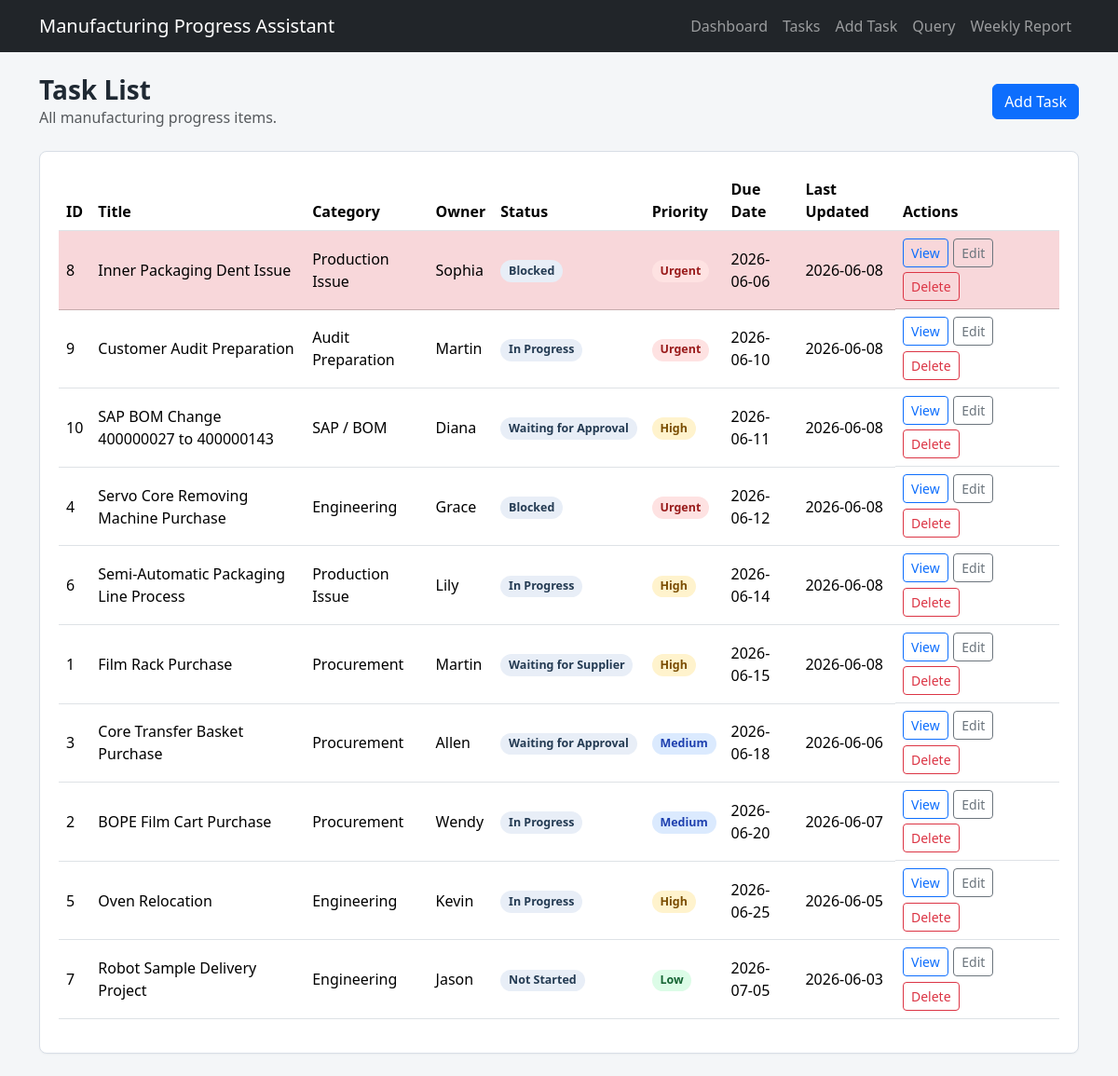
The page /tasks on the database its author committed.
### tables this page shows
CREATE TABLE tasks (
                id INTEGER PRIMARY KEY AUTOINCREMENT,
                title TEXT NOT NULL,
                category TEXT NOT NULL,
                owner TEXT NOT NULL,
                status TEXT NOT NULL,
                priority TEXT NOT NULL,
                progress_note TEXT NOT NULL,
                risk TEXT NOT NULL,
                due_date TEXT NOT NULL,
                last_updated TEXT NOT NULL
            );

### app.py (the view)
@app.route("/tasks")
def task_list():
    return render_template("task_list.html", tasks=fetch_all_tasks())

### app.py (called while the page is built)
def get_connection():
    connection = sqlite3.connect(DATABASE)
    connection.row_factory = sqlite3.Row
    return connection

def fetch_all_tasks():
    with get_connection() as connection:
        return connection.execute("SELECT * FROM tasks ORDER BY due_date ASC, id ASC").fetchall()

def is_overdue(task):
    return task["status"] not in ("Completed", "Cancelled") and task["due_date"] < date.today().isoformat()

@app.context_processor
def inject_options():
    return {
        "categories": CATEGORIES,
        "statuses": STATUSES,
        "priorities": PRIORITIES,
        "today": date.today().isoformat(),
        "is_overdue": is_overdue,
    }

### templates/task_list.html (shortened to what this page needs)
{% extends "base.html" %}
{% block content %}
<div class="page-header">
    <div>
        <h1>Task List</h1>
        <p class="text-muted mb-0">All manufacturing progress items.</p>
    </div>
    <a class="btn btn-primary" href="{{ url_for('add_task') }}">Add Task</a>
</div>
<section class="panel">
    <div class="table-responsive">
        <table class="table align-middle">
            <thead>
                <tr>
                    <th>ID</th>
                    <th>Title</th>
                    <th>Category</th>
                    <th>Owner</th>
                    <th>Status</th>
                    <th>Priority</th>
                    <th>Due Date</th>
                    <th>Last Updated</th>
                    <th>Actions</th>
                </tr>
            </thead>
            <tbody>
                {% for task in tasks %}
                    <tr class="{% if is_overdue(task) %}table-danger{% endif %}">
                        <td>{{ task.id }}</td>
                        <td>{{ task.title }}</td>
                        <td>{{ task.category }}</td>
                        <td>{{ task.owner }}</td>
                        <td><span class="status-pill">{{ task.status }}</span></td>
                        <td><span class="priority-pill priority-{{ task.priority|lower }}">{{ task.priority }}</span></td>
                        <td>{{ task.due_date }}</td>
                        <td>{{ task.last_updated }}</td>
                        <td class="action-cell">
                            <a class="btn btn-sm btn-outline-primary" href="{{ url_for('task_detail', task_id=task.id) }}">View</a>
                            <a class="btn btn-sm btn-outline-secondary" href="{{ url_for('edit_task', task_id=task.id) }}">Edit</a>
                            <form method="post" action="{{ url_for('delete_task', task_id=task.id) }}" onsubmit="return confirm('Delete this task?');">
                                <button class="btn btn-sm btn-outline-danger" type="submit">Delete</button>
                            </form>
                        </td>
                    </tr>
                {% endfor %}
            </tbody>
        </table>
    </div>
</section>
{% endblock %}

### static/style.css (style rules this page uses)
:root { --ink: #1f2933; --muted: #6b7280; --line: #d8dee6; --surface: #ffffff; --page: #f4f6f8; --primary: #1f6feb; --danger: #c2410c; --warning: #9a6700; --supplier: #0f766e; }
body { background: var(--page); color: var(--ink); }
a { text-decoration: none; }
.page-header { align-items: center; display: flex; gap: 1rem; justify-content: space-between; margin-bottom: 1.5rem; }
.page-header h1 { font-size: 1.75rem; font-weight: 700; margin: 0; }
.panel, .metric-card { background: var(--surface); border: 1px solid var(--line); border-radius: 8px; box-shadow: 0 1px 2px rgba(31, 41, 51, 0.04); }
.panel { padding: 1.25rem; }
.status-pill, .priority-pill { border-radius: 999px; display: inline-block; font-size: 0.78rem; font-weight: 700; line-height: 1; padding: 0.35rem 0.55rem; white-space: nowrap; }
.status-pill { background: #e8eef7; color: #243b53; }
.priority-pill { background: #e5e7eb; color: #374151; }
.priority-high { background: #fff3cd; color: #7a4d00; }
.priority-urgent { background: #fee2e2; color: #991b1b; }
.priority-medium { background: #dbeafe; color: #1e40af; }
.priority-low { background: #dcfce7; color: #166534; }
.action-cell { display: flex; flex-wrap: wrap; gap: 0.35rem; min-width: 172px; }

### rows shown on the page
tasks: id "8", title "Inner Packaging Dent Issue", category "Production Issue", owner "Sophia", status "Blocked", priority "Urgent", due_date "2026-06-06", last_updated "2026-06-08"
tasks: id "9", title "Customer Audit Preparation", category "Audit Preparation", owner "Martin", status "In Progress", priority "Urgent", due_date "2026-06-10", last_updated "2026-06-08"
tasks: id "10", title "SAP BOM Change 400000027 to 400000143", category "SAP / BOM", owner "Diana", status "Waiting for Approval", priority "High", due_date "2026-06-11", last_updated "2026-06-08"
tasks: id "4", title "Servo Core Removing Machine Purchase", category "Engineering", owner "Grace", status "Blocked", priority "Urgent", due_date "2026-06-12", last_updated "2026-06-08"
tasks: id "6", title "Semi-Automatic Packaging Line Process", category "Production Issue", owner "Lily", status "In Progress", priority "High", due_date "2026-06-14", last_updated "2026-06-08"
tasks: id "1", title "Film Rack Purchase", category "Procurement", owner "Martin", status "Waiting for Supplier", priority "High", due_date "2026-06-15", last_updated "2026-06-08"
tasks: id "3", title "Core Transfer Basket Purchase", category "Procurement", owner "Allen", status "Waiting for Approval", priority "Medium", due_date "2026-06-18", last_updated "2026-06-06"
tasks: id "2", title "BOPE Film Cart Purchase", category "Procurement", owner "Wendy", status "In Progress", priority "Medium", due_date "2026-06-20", last_updated "2026-06-07"
tasks: id "5", title "Oven Relocation", category "Engineering", owner "Kevin", status "In Progress", priority "High", due_date "2026-06-25", last_updated "2026-06-05"
tasks: id "7", title "Robot Sample Delivery Project", category "Engineering", owner "Jason", status "Not Started", priority "Low", due_date "2026-07-05", last_updated "2026-06-03"
